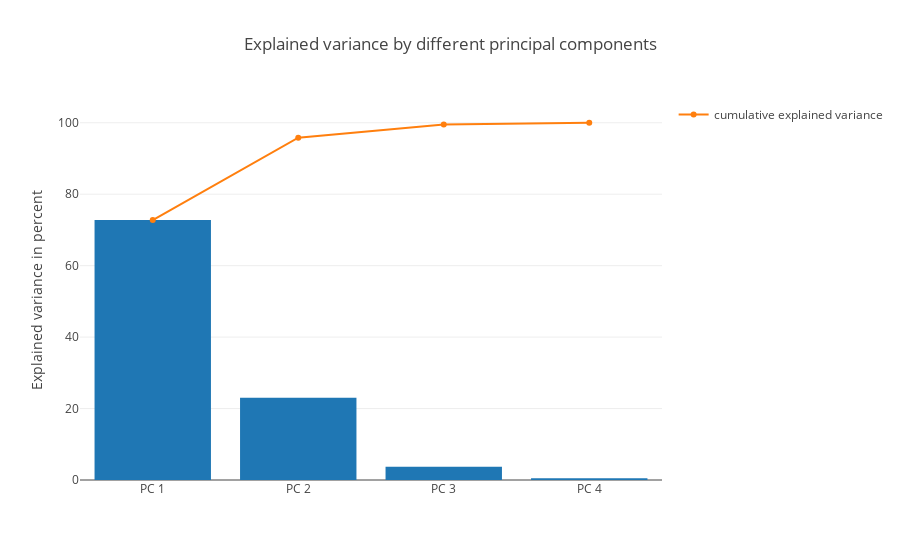

The cell this chart's notebook holds for it:
### Code cell
tot = sum(eig_vals)
var_exp = [(i / tot)*100 for i in sorted(eig_vals, reverse=True)]
cum_var_exp = np.cumsum(var_exp)

trace1 = Bar(
        x=['PC %s' %i for i in range(1,5)],
        y=var_exp,
        showlegend=False)

trace2 = Scatter(
        x=['PC %s' %i for i in range(1,5)], 
        y=cum_var_exp,
        name='cumulative explained variance')

data = Data([trace1, trace2])

layout=Layout(
        yaxis=YAxis(title='Explained variance in percent'),
        title='Explained variance by different principal components')

fig = Figure(data=data, layout=layout)
iplot(fig)

### Figure 1 — Plotly figure (JSON) as saved in the notebook; plotly's stock layout.template omitted (floating-point values rounded to 4 significant figures)
{"data": [{"showlegend": false, "type": "bar", "x": ["PC 1", "PC 2", "PC 3", "PC 4"], "y": [72.77, 23.03, 3.684, 0.5152]}, {"name": "cumulative explained variance", "type": "scatter", "x": ["PC 1", "PC 2", "PC 3", "PC 4"], "y": [72.77, 95.8, 99.48, 100.0]}], "layout": {"title": "Explained variance by different principal components", "yaxis": {"title": "Explained variance in percent"}}}
